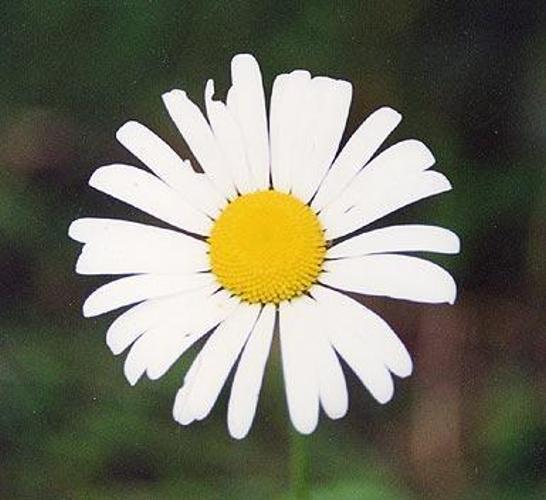
#> input picture Dataset/daisy/1.jpg, 546 x 500 px; its folder holds only this picture in this run
$ jupyter execute --allow-errors Test.ipynb   (shell and % lines are left out)   (older library calls are emulated)
#> lines starting #> are read from the running program, lines starting #| are printed output that depends on the picture
#> further down, img is the input picture: shape (500, 546, 3); mean B, G, R 98.3, 114.5, 114.9
[cell 1]
import pandas as pd
import numpy as np
import matplotlib.pyplot as plt
import cv2
import os
import mahotas

from sklearn.model_selection import train_test_split
from sklearn.preprocessing import MinMaxScaler
from sklearn.model_selection import train_test_split
from sklearn.metrics import classification_report, confusion_matrix
from sklearn.pipeline import Pipeline
from sklearn.linear_model import LogisticRegression
from sklearn.neighbors import KNeighborsClassifier

from tensorflow.keras.utils import to_categorical
from tensorflow.keras.models import Sequential
from tensorflow.keras.layers import Dense, Conv2D, MaxPooling2D, Flatten, Dropout

[cell 2]
data_path = 'Dataset/'

[cell 3]
categories = os.listdir(data_path)
categories

[cell 4]
def fd_hu_moments(image):
    image = cv2.cvtColor(image, cv2.COLOR_BGR2GRAY)
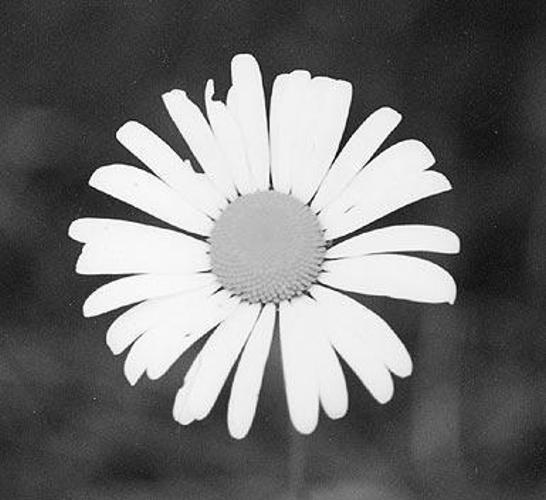
#> image: shape (500, 546); min 1, max 255, mean 112.7
    feature = cv2.HuMoments(cv2.moments(image)).flatten()
#> feature = [0.00098, 2.6e-09, 3.26e-12, 9.44e-13, 1.01e-24, 2.37e-17, -1.31e-24]
#> `fv_hu_moments = fd_hu_moments(img)`: fv_hu_moments has the same summary as feature in fd_hu_moments
    return feature

[cell 5]
def fd_haralick(image):
    # convert the image to grayscale
    gray = cv2.cvtColor(image, cv2.COLOR_BGR2GRAY)
    # compute the haralick texture feature vector
    haralick = mahotas.features.haralick(gray).mean(axis=0)
    # return the result
    return haralick

[cell 6]
def fd_histogram(image, mask=None):
    # convert the image to HSV color-space
    image = cv2.cvtColor(image, cv2.COLOR_BGR2HSV)
    # compute the color histogram
    hist  = cv2.calcHist([image], [0, 1, 2], None, [8, 8, 8], [0, 256, 0, 256, 0, 256])
    # normalize the histogram
    cv2.normalize(hist, hist)
    # return the histogram
    return hist.flatten()

[cell 7]
images = []
fitur_moment = []
fitur_haralick = []
fitur_histogram = []
fitur_global = []
labels = []

#> (the rest of this cell did not finish here and is left out)

[cell 8]
images = np.array(images)

fitur_moment = np.array(fitur_moment)
fitur_haralick = np.array(fitur_haralick)
fitur_histogram = np.array(fitur_histogram)

fitur_global = np.array(fitur_global)

labels = np.array(labels)

[cell 9]
def display_rand_images(images, labels):
    plt.figure(1 , figsize = (19 , 10))
    n = 0
    for i in range(9):
        n += 1
        r = np.random.randint(0 , images.shape[0] , 1)

        plt.subplot(3 , 3 , n)
        plt.subplots_adjust(hspace = 0.3 , wspace = 0.3)
        plt.imshow(images[r[0]], cmap='gray')

        plt.title('Bunga : {}'.format(labels[r[0]]))
        plt.xticks([])
        plt.yticks([])

    plt.show()

#> (the rest of this cell did not finish here and is left out)


$ run again, on Dataset/windflower/1.jpg
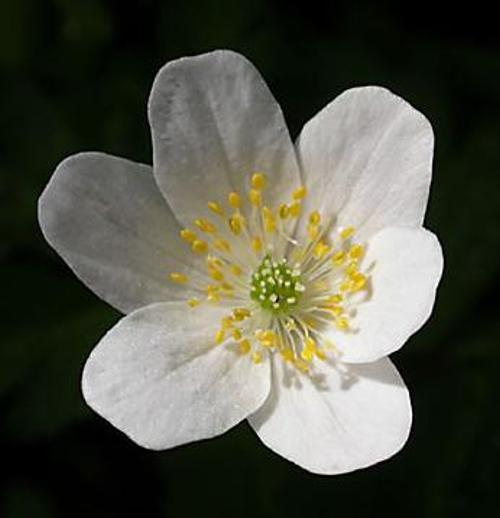
#> input picture Dataset/windflower/1.jpg, 500 x 518 px
#> img is the input picture: shape (518, 500, 3); mean B, G, R 71.5, 84.8, 83.8
#> in fd_hu_moments, `image = cv2.cvtColor(image, cv2.COLOR_BGR2GRAY)`:
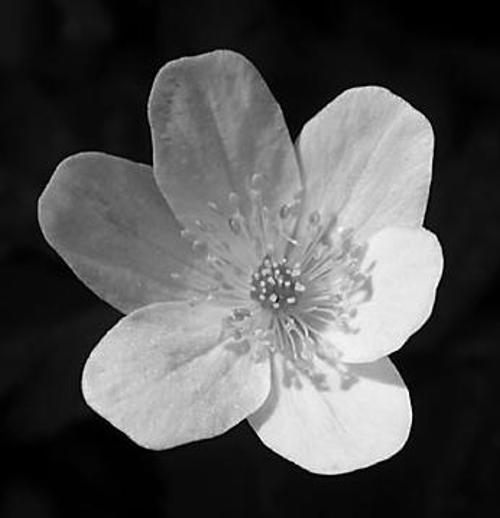
#> image: shape (518, 500); min 0, max 255, mean 83
#> feature = [0.00108, 1.12e-09, 1.01e-11, 2.27e-11, -7.22e-23, -1.65e-16, -3.37e-22]
#> fv_hu_moments has the same summary as feature in fd_hu_moments

$ run again, on Dataset/daisy/10.jpg
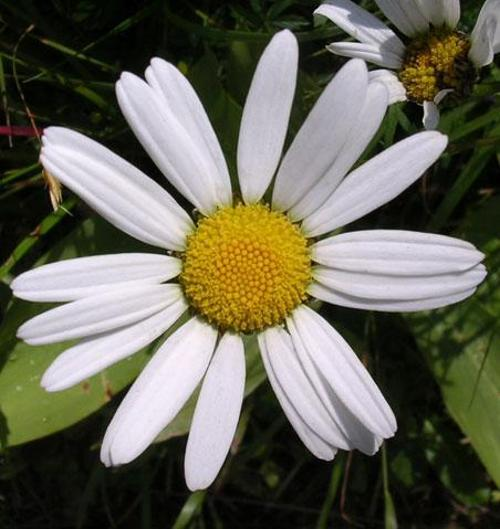
#> input picture Dataset/daisy/10.jpg, 500 x 529 px
#> img is the input picture: shape (529, 500, 3); mean B, G, R 88.3, 102.5, 103.8
#> in fd_hu_moments, `image = cv2.cvtColor(image, cv2.COLOR_BGR2GRAY)`:
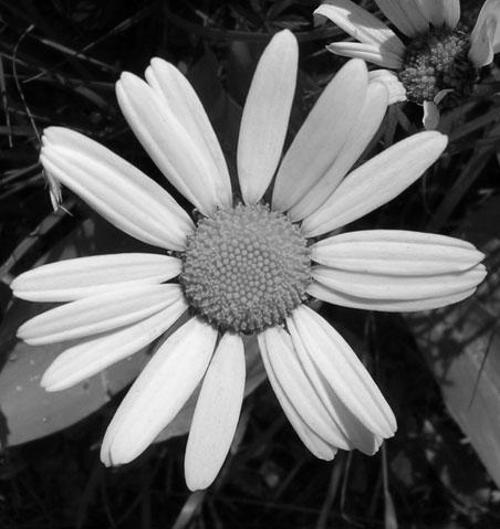
#> image: shape (529, 500); min 0, max 249, mean 101.3
#> feature = [0.00116, 3.39e-08, 3.52e-11, 1.12e-11, -1.94e-22, 1.53e-15, -1.08e-22]
#> fv_hu_moments has the same summary as feature in fd_hu_moments

$ run again, on Dataset/daisy/11.jpg
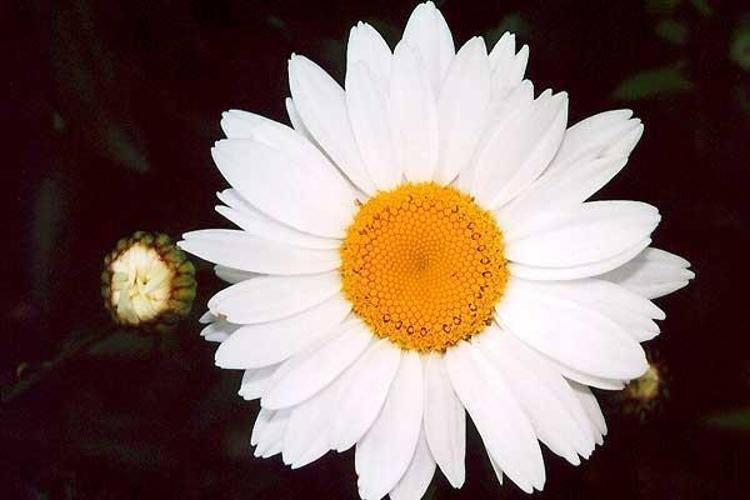
#> input picture Dataset/daisy/11.jpg, 750 x 500 px
#> img is the input picture: shape (500, 750, 3); mean B, G, R 96.1, 102.5, 123.6
#> in fd_hu_moments, `image = cv2.cvtColor(image, cv2.COLOR_BGR2GRAY)`:
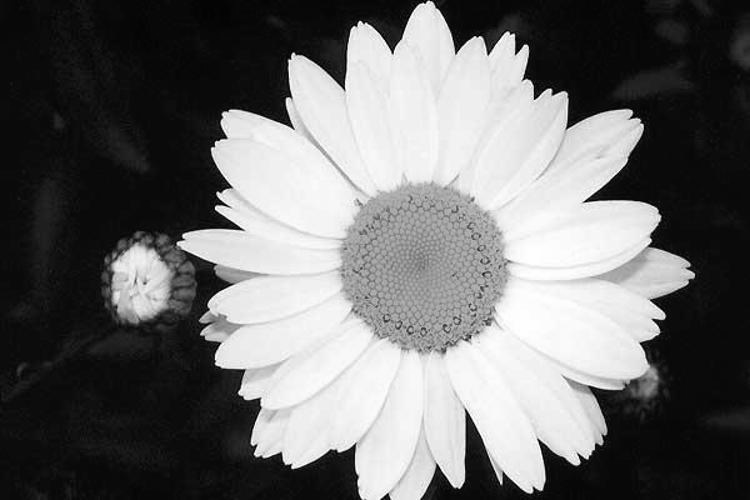
#> image: shape (500, 750); min 0, max 255, mean 108
#> feature = [0.00084, 1.63e-08, 8.95e-12, 7.2e-12, 4.78e-23, 9.16e-16, -3.26e-23]
#> fv_hu_moments has the same summary as feature in fd_hu_moments
